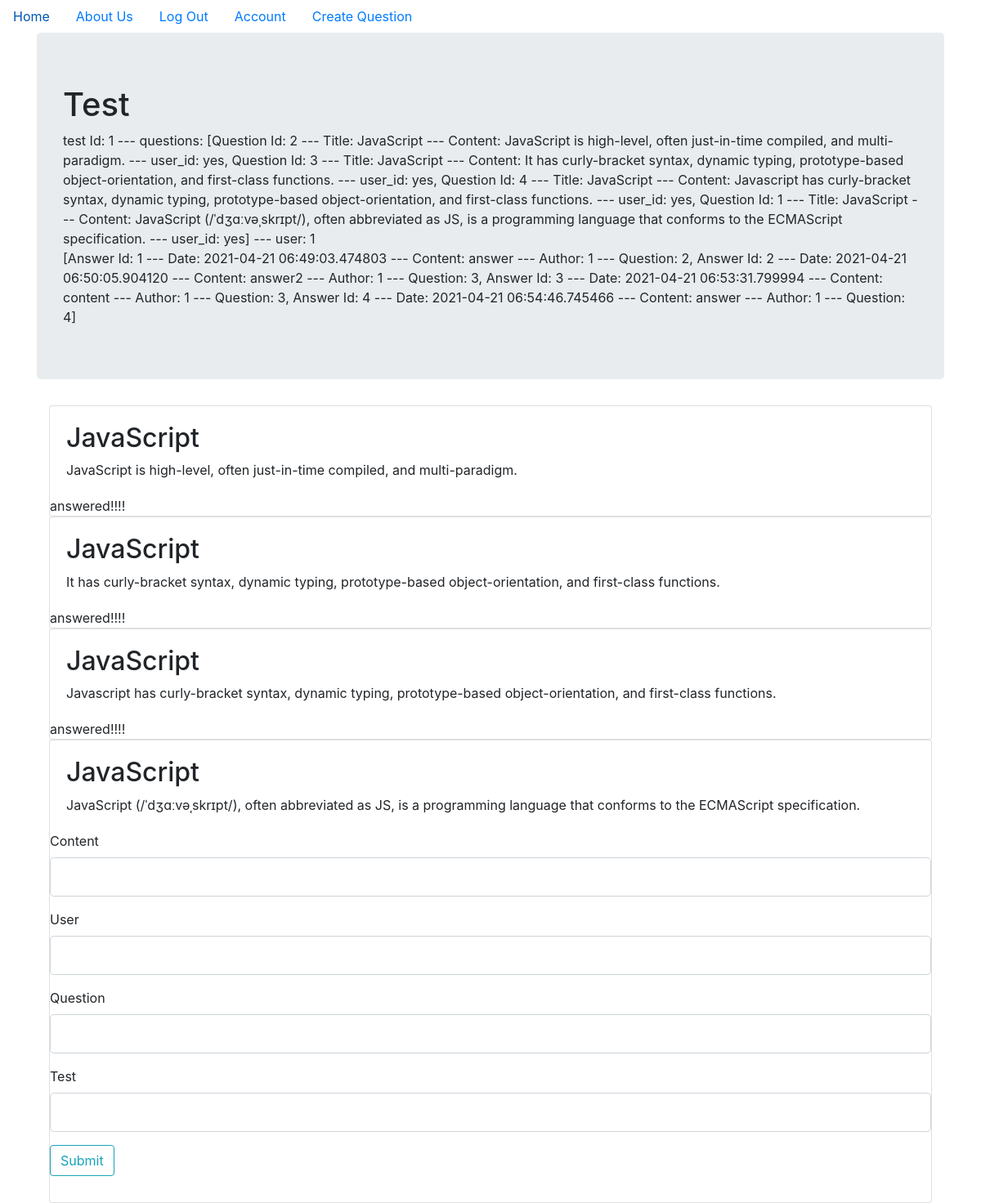
The page /test/1 (signed in) on the database its author committed.
### OnlineAssessment/models.py (models this page shows, shortened)
class Test(db.Model):
    __tablename__ = 'tests'
    id = db.Column(db.Integer, primary_key=True)
    user_id = db.Column(db.Integer, db.ForeignKey('users.id'), nullable=False)
    date = db.Column(db.DateTime, nullable=False, default=datetime.utcnow)
    questions = db.relationship('Question', secondary=test_question_relation, backref=db.backref(
        'questions_tests', lazy='dynamic'))
    answers = db.relationship('Answer', backref='test_answers', lazy=True)
    finish = db.Column(db.Boolean, default=False, nullable=False)
    def __repr__(self):
        return f"test Id: {self.id} --- questions: {self.questions} --- user: {self.user_id} "

class Question(db.Model):
    __tablename__ = 'questions'
    id = db.Column(db.Integer, primary_key=True)
    title = db.Column(db.String(140), nullable=False)
    content = db.Column(db.String(140), nullable=False)
    answers = db.relationship('Answer', backref='question', lazy=True)
    correct_answer = db.Column(db.String(140), nullable=False)
    def __repr__(self):
        return f"Question Id: {self.id} --- Title: {self.title} --- Content: {self.content} --- user_id: {self.correct_answer}"

class Answer(db.Model):
    __tablename__ = 'answers'
    id = db.Column(db.Integer, primary_key=True)
    user_id = db.Column(db.Integer, db.ForeignKey('users.id'), nullable=False)
    question_id = db.Column(db.Integer, db.ForeignKey(
        'questions.id'), nullable=False)
    date = db.Column(db.DateTime, nullable=False, default=datetime.utcnow)
    content = db.Column(db.String(140), nullable=False)
    finish = db.Column(db.Boolean, default=False, nullable=False)
    test_id = db.Column(db.Integer, db.ForeignKey('tests.id'), nullable=False)
    def __repr__(self):
        return f"Answer Id: {self.id} --- Date: {self.date} --- Content: {self.content} --- Author: {self.user_id} --- Question: {self.question_id}"

### OnlineAssessment/tests/views.py (the view, shortened to what this page needs)
@tests.route('/test/<int:test_id>', methods=['GET', 'POST'])
@login_required
def test(test_id):
    test = Test.query.get_or_404(test_id)
    answers = Answer.query.filter_by(test_id=test_id).all()
    form = AnswerForm()
    return render_template('test.html', test=test, form=form, answers=answers)

### OnlineAssessment/tests/forms.py
class AnswerForm(FlaskForm):
    user = IntegerField('User', validators=[DataRequired()])
    question = IntegerField('Question', validators=[DataRequired()])
    content = StringField(
        'Content', validators=[DataRequired()])
    test = IntegerField(
        'Test', validators=[DataRequired()])
    submit = SubmitField('Submit')

### OnlineAssessment/__init__.py (called while the page is built)
def checkAnswer(answers, question):
    flag = False
    if len(answers) > 0:
        for answer in answers:
            if answer.question_id == question.id:
                flag = True
    print(flag)
    return flag

### OnlineAssessment/models.py (called while the page is built)
@login_manager.user_loader
def load_user(user_id):
    return User.query.get(user_id)

### OnlineAssessment/templates/test.html (shortened to what this page needs)
{% extends "base.html" %}
{% block content %}
<div class="jumbotron">
	<h1>Test</h1>
	<div>{{test}}</div>
	<div>{{answers}}</div>
</div>
<div class="container">
	{% for question in test.questions %}
	<div class="card">
		<div class="card-body">
			<h2>{{ question.title }}
			</h2>
			<p class="card-text">{{ question.content }}</p>
		</div>
		{% if checkAnswer(answers, question)%}
		<span>answered!!!!</span>
		{% else %}
		<form class="form-group" method="POST">
			<div class="form-group">
				{{ form.content.label(class="form-control-label") }}
				{{ form.content(class="form-control form-control-lg ") }}
			</div>
			<div class="form-group">
				{{ form.user.label(class="form-control-label") }}
				{{ form.user(class="form-control form-control-lg") }}
			</div>
			<div class="form-group">
				{{ form.question.label(class="form-control-label") }}
				{{ form.question(class="form-control form-control-lg") }}
			</div>
			<div class="form-group">
				{{ form.test.label(class="form-control-label") }}
				{{ form.test(class="form-control form-control-lg") }}
			</div>
			<div class="form-group">
				{{ form.submit(class="btn btn-outline-info") }}
			</div>
		</form>
		{% endif %}
	</div>
	{% endfor %}
</div>
{% endblock %}

### rows shown on the page
Test: id+user "test Id: 1 --- questions: [Question Id: 2 --- Title: JavaScript --- Content: JavaScript is high-level, often just-in-time compiled, and multi-paradigm. --- user_id: yes, Question Id: 3 --- Title: JavaScript --- Content: It has curly-bracket syntax, dynamic typing, prototype-based object-orientation, and first-class functions. --- user_id: yes, Question Id: 4 --- Title: JavaScript --- Content: Javascript has curly-bracket syntax, dynamic typing, prototype-based object-orientation, and first-class functions. --- user_id: yes, Question Id: 1 --- Title: JavaScript --- Content: JavaScript (/ˈdʒɑːvəˌskrɪpt/), often abbreviated as JS, is a programming language that conforms to the ECMAScript…"
Answer: id+date+content "[Answer Id: 1 --- Date: 2021-04-21 06:49:03.474803 --- Content: answer --- Author: 1 --- Question: 2, Answer Id: 2 --- Date: 2021-04-21 06:50:05.904120 --- Content: answer2 --- Author: 1 --- Question: 3, Answer Id: 3 --- Date: 2021-04-21 06:53:31.799994 --- Content: content --- Author: 1 --- Question: 3, Answer Id: 4 --- Date: 2021-04-21 06:54:46.745466 --- Content: answer --- Author: 1 --- Question: 4]"
Question: title "JavaScript", content "JavaScript is high-level, often just-in-time compiled, and multi-paradigm.", shows "answered!!!!"
Question: title "JavaScript", content "It has curly-bracket syntax, dynamic typing, prototype-based object-orientation, and first-class functions.", shows "answered!!!!"
Question: title "JavaScript", content "Javascript has curly-bracket syntax, dynamic typing, prototype-based object-orientation, and first-class functions.", shows "answered!!!!"
Question: title "JavaScript", content "JavaScript (/ˈdʒɑːvəˌskrɪpt/), often abbreviated as JS, is a programming language that conforms to the ECMAScript specification.", content.label "Content", user.label "User", question.label "Question", test.label "Test"
